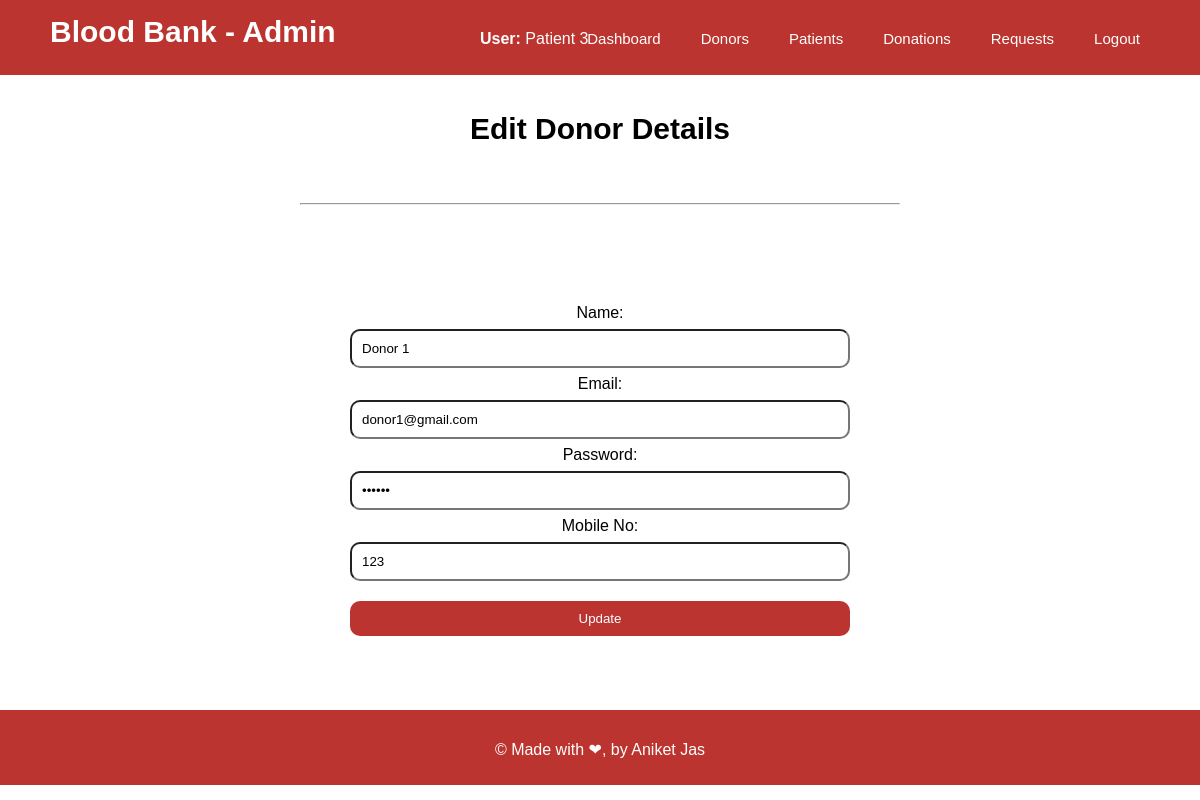
Page /admin/editdonor.php?id=501 (signed in) on the committed database.
### tables this page shows
CREATE TABLE `donors` (
  `id` int NOT NULL AUTO_INCREMENT,
  `name` varchar(50) NOT NULL,
  `email` varchar(50) NOT NULL,
  `password` varchar(20) NOT NULL,
  `mobile` varchar(10) DEFAULT NULL,
  PRIMARY KEY (`id`)
);

### admin/editdonor.php (the view, shortened to what this page needs)
<html>
    <head>
        <link rel="stylesheet" href="../css/admindashboard.css?v=<?php echo time(); ?>">
        <link rel="stylesheet" href="../css/donordetails.css?v=<?php echo time(); ?>">
        <link rel="stylesheet" href="../css/editdonor.css?v=<?php echo time(); ?>">
    </head>
    <body>
    <?php
        $name = $_SESSION['uid'];
            echo "<div class='navbar'>
            <p class='title'>Blood Bank - Admin</p>
            <p class='name'><b>User:</b> $name</p>
            <ul>
                <li><a href='admindashboard.php'>Dashboard</a></li>
                <li><a href='donordetails.php'>Donors</a></li>
                <li><a href='patientdetails.php'>Patients</a></li>
                <li><a href='donationrequest.php'>Donations</a></li>
                <li><a href='bloodrequest.php'>Requests</a></li>
                <li><a href='../logout.php'>Logout</a></li>
            </ul>
        </div>";
        $id = $_GET['id'];
        $con = mysqli_connect('localhost', 'root', '8338', 'bloodbank');
        $q = "select * from donors where id='$id'";
        $rs = mysqli_query($con,$q);
        if($row = mysqli_fetch_array($rs)){
            echo "
            <div class='form'>
            <p class='dd'>Edit Donor Details</p><hr>
            <form method='get' action='updatedonor.php'>
                <input type='text' value='$row[id]' name='id' style='display:none'/><br>
                <p><p>Name:</p> <input type='text' value='$row[name]' name='name'/><br>
                <p>Email:</p> <input type='text' value='$row[email]' name='email'/><br>
                <p>Password: </p><input type='password' value='$row[password]' name='pass'/><br>
                <p> Mobile No:</p> <input type='text' value='$row[mobile]' name='mob'/><br>
                <input type='submit' value='Update' class='button'/>
            </form></div>
            ";
        }
        ?>
<div class="footer">&copy; Made with &#10084;, by Aniket Jas</div>
    </body>
</html>

### css/admindashboard.css (style rules this page uses)
* { margin: 0; padding: 0; font-family: Arial, Helvetica, sans-serif; box-sizing: border-box; }
.navbar { width: 100%; height: 75px; background-color: #bb342f; }
.navbar .title { float: left; width: 40%; color: white; font-size: 30px; font-weight: 900; padding-left: 50px; padding-top: 15px; }
.navbar .name { float: left; width: 15%; color: white; padding-top: 30px; }
.navbar ul { float: left; display: flex; justify-content: flex-end; padding-right: 40px; width: 45%; }
li { float: left; list-style: none; margin: 20px; margin-top: 30px; }
li a { color: white; text-decoration: none; font-size: 15px; }
.footer { height: 75px; width: 100%; background-color: #bb342f; color: white; text-align: center; padding-top: 30px; }

### css/donordetails.css (style rules this page uses)
* { margin: 0; padding: 0; font-family: Arial, Helvetica, sans-serif; box-sizing: border-box; }
.footer { height: 75px; width: 100%; background-color: #bb342f; color: white; text-align: center; padding-top: 30px; }

### css/editdonor.css (style rules this page uses)
* { margin: 0; padding: 0; font-family: Arial, Helvetica, sans-serif; box-sizing: border-box; }
.form { width: 100%; min-height: 79.4%; display: flex; justify-content: center; align-items: center; flex-wrap: wrap; }
.dd { width: 100%; font-size: 30px; font-weight: 600; padding-bottom: 20px; text-align: center; }
hr { width: 50%; align-self: flex-start; }
form { width: 100%; text-align: center; align-self: flex-start; }
form input, form textarea { width: 500px; padding: 10px; border-radius: 10px; }
form p { line-height: 2; }
form .button { margin-top: 20px; background-color: #bb342f; color: white; border: none; }

### rows in the picture
donors: name "Donor 1", email "donor1@gmail.com", mob "123"

### other values in the picture
$name "Patient 3"
